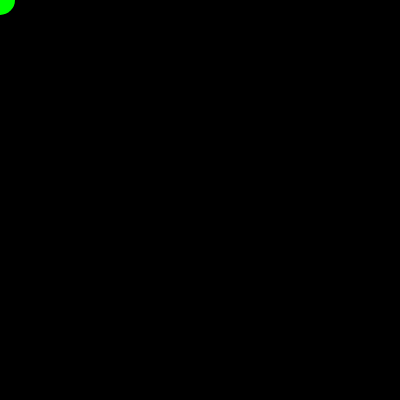
Frame 1 (no input)
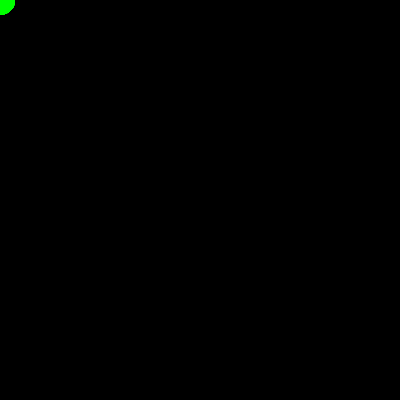
Frame 60 (no input)
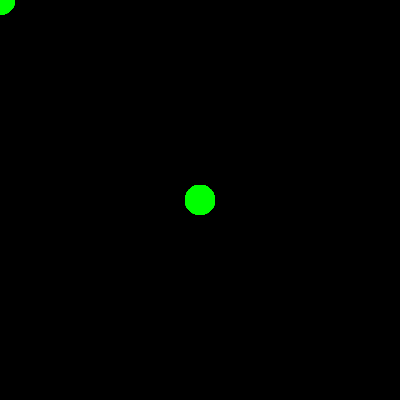
Frame 120 (the mouse pressed at the canvas centre since frame 60)

The p5.js sketch that drew these frames (run headless with seeded random() and noise() and a simulated clock; from frame 60 on, the mouse is pressed at the canvas centre):

// p5.js sketch
// ── sketch.js
function setup() {
  createCanvas(400, 400)
  background(0, 0, 0)
}

function draw() {
  if (keyIsPressed) {
    fill(255, 0, 0)
  } else {
    fill(0, 255, 0)
  }
  noStroke();
  ellipse(mouseX, mouseY, 30, 30)
}
